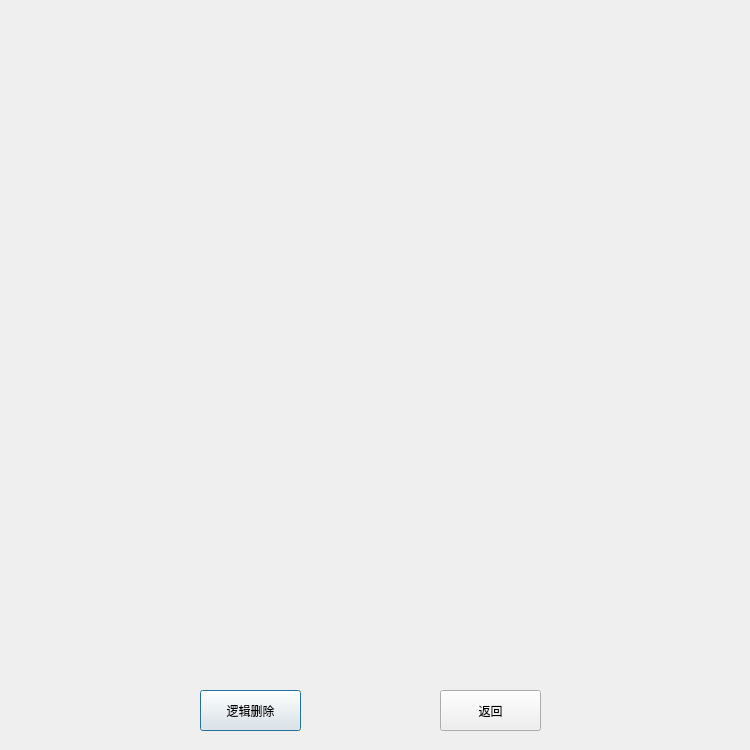
<?xml version="1.0" encoding="UTF-8"?>
<ui version="4.0">
 <class>Delete</class>
 <widget class="QDialog" name="Delete">
  <property name="geometry">
   <rect>
    <x>0</x>
    <y>0</y>
    <width>750</width>
    <height>750</height>
   </rect>
  </property>
  <property name="windowTitle">
   <string>Dialog</string>
  </property>
  <widget class="QPushButton" name="pushButton">
   <property name="geometry">
    <rect>
     <x>200</x>
     <y>690</y>
     <width>101</width>
     <height>41</height>
    </rect>
   </property>
   <property name="text">
    <string>逻辑删除</string>
   </property>
  </widget>
  <widget class="QPushButton" name="pushButton_2">
   <property name="geometry">
    <rect>
     <x>440</x>
     <y>690</y>
     <width>101</width>
     <height>41</height>
    </rect>
   </property>
   <property name="text">
    <string>返回</string>
   </property>
  </widget>
 </widget>
 <resources/>
 <connections/>
</ui>
